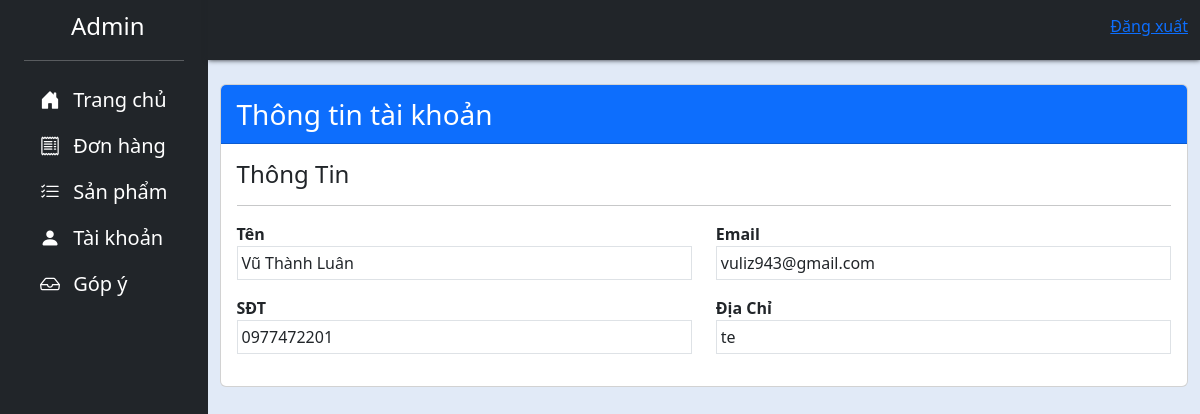
The app's page /Admin/admin-feedbackdetail.php?id=8 with its own data.
### tables this page shows
CREATE TABLE `feedback` (
  `id` int(11) NOT NULL,
  `userid` int(3) NOT NULL,
  `ngay_gui` varchar(20) NOT NULL,
  `tieude` varchar(50) NOT NULL,
  `gopy` varchar(300) NOT NULL,
  `status` int(1) NOT NULL
);

CREATE TABLE `tbl_user` (
  `id` int(11) NOT NULL,
  `name` varchar(100) NOT NULL,
  `username` varchar(100) NOT NULL,
  `sdt` varchar(15) NOT NULL,
  `address` varchar(150) NOT NULL,
  `password` varchar(100) NOT NULL,
  `role` int(1) NOT NULL
);

### Admin/admin-feedbackdetail.php (the view)
<?php include "header.php" ?>
<?php
if (isset($_GET['id'])) {
    $id = $_GET['id'];
    $sql = "SELECT feedback.id,userid, name, username, sdt, tieude,gopy FROM feedback,tbl_user WHERE tbl_user.id = feedback.userid AND feedback.id = '$id'";
    $result = $conn->query($sql);
    if ($result->num_rows > 0) {
        $data = mysqli_fetch_array($result);
    } else {
        echo "0 kết quả";
    }
} else {
    die();
}
?>
<div class="row py-2">
    <div class="container">
        <div class="">
            <div class="row">
                <div class="col-md-12">
                    <div class="card">
                        <div class="card-header bg-primary">
                            <span class="text-white fs-3">Thông tin tài khoản</span>
                        </div>
                        <div class="card-body">
                            <div class="row">
                                <div class="col-md-12">
                                    <h4>Thông Tin</h4>
                                    <hr>
                                    <div class="row">
                                        <div class="col-md-6 mb-3">
                                            <label class="fw-bold">Tên</label>
                                            <div class="border p-1">
                                                <?= $data['name'] ?>
                                            </div>
                                        </div>
                                        <div class="col-md-6 mb-3">
                                            <label class="fw-bold">Email</label>
                                            <div class="border p-1">
                                                <?= $data['username'] ?>
                                            </div>
                                        </div>
                                        <div class="col-md-6 mb-3">
                                            <label class="fw-bold">SĐT</label>
                                            <div class="border p-1">
                                                <?= $data['sdt'] ?>
                                            </div>
                                        </div>
                                        <div class="col-md-6 mb-3">
                                            <label class="fw-bold">Địa Chỉ</label>
                                            <div class="border p-1">
                                                <?= $data['tieude'] ?>
                                            </div>
                                        </div>
                                    </div>
                                </div>
                            </div>
                        </div>
                    </div>
                </div>
            </div>
        </div>
    </div>
</div>
<?php include "footer.php" ?>

### style.css (style rules this page uses)
body { background-color: #e1eaf7; }

### records on screen
feedback: userid.name "Vũ Thành Luân", userid.username "vuliz943@gmail.com", userid.sdt "0977472201", tieude "te"
